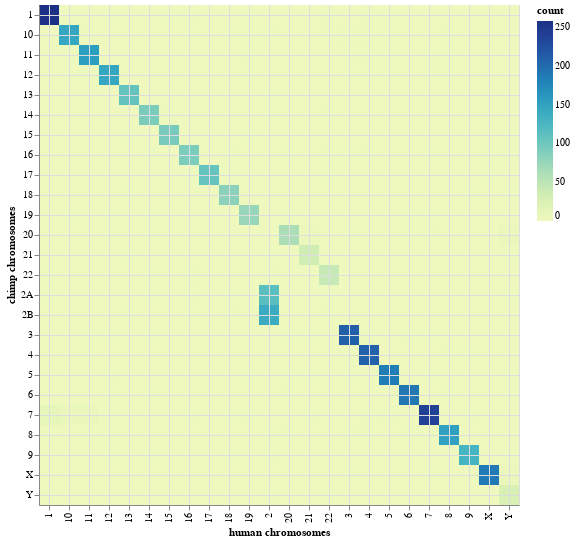

Notebook code for this chart:
### Code cell
hchr_list = [ '1', '2', '3', '4', '5', '6', '7', '8', '9', '10', 
         '11', '12', '13', '14', '15', '16', '17', '18', '19', '20', 
         '21', '22', 'X', 'Y' ]
cchr_list = [ '1', '2A', '2B', '3', '4', '5', '6', '7', '8', '9', '10', 
         '11', '12', '13', '14', '15', '16', '17', '18', '19', '20', 
         '21', '22', 'X', 'Y' ]
gchr_list = [ '1', '2A', '2B', '3', '4', '5', '6', '7', '8', '9', '10', 
         '11', '12', '13', '14', '15', '16', '17', '18', '19', '20', 
         '21', '22', 'X' ]

chr_map = { "human": hchr_list, "chimp": cchr_list, "gorilla": gchr_list }

def genome_graph(df, sp1, sp2):
    sp1_chr_list = chr_map[sp1]
    sp2_chr_list = chr_map[sp2]
    ax1chrs = [ v1 for v1 in sp1_chr_list for v2 in sp2_chr_list]
    ax2chrs = [ v2 for v1 in sp1_chr_list for v2 in sp2_chr_list]
    counts = []
    for ax1_chr,ax2_chr in zip(ax1chrs,ax2chrs):
        xdf = df[(df['sp']== sp1) & (df['msp'] == sp2) & (df['chr'] == ax1_chr) & (df['mchr'] == ax2_chr)]
        count = 0
        if len(xdf) > 0:
            count = xdf.iloc[0]['count']
        counts.append(count)

    source = pd.DataFrame({'x': ax1chrs,
                           'y': ax2chrs,
                           'z': counts})
    ax1_title = f"{sp1} chromosomes"
    ax2_title = f"{sp2} chromosomes"
    return alt.Chart(source).mark_rect().encode(
        x=alt.X('x:N', axis=alt.Axis(title=ax1_title, grid=True, ticks=True)),
        y=alt.Y('y:N', axis=alt.Axis(title=ax2_title, grid=True, ticks=True)),
        color=alt.Color('z:Q', title="count")
    )
    
genome_graph(chrdf, 'human', 'chimp')

### Figure 1 — Vega-Lite specification as saved in the notebook (floating-point values rounded to 4 significant figures; data arrays with more than 128 entries replaced by an {"elided": "..."} marker saying what was removed)
{"config": {"view": {"continuousWidth": 400, "continuousHeight": 300}}, "data": {"name": "data-774a632c7bc17a06cd130e65cec0f2bf"}, "mark": "rect", "encoding": {"color": {"type": "quantitative", "field": "z", "title": "count"}, "x": {"type": "nominal", "axis": {"grid": true, "ticks": true, "title": "human chromosomes"}, "field": "x"}, "y": {"type": "nominal", "axis": {"grid": true, "ticks": true, "title": "chimp chromosomes"}, "field": "y"}}, "$schema": "https://vega.github.io/schema/vega-lite/v4.0.0.json", "datasets": {"data-774a632c7bc17a06cd130e65cec0f2bf": {"elided": "600 records"}}}
